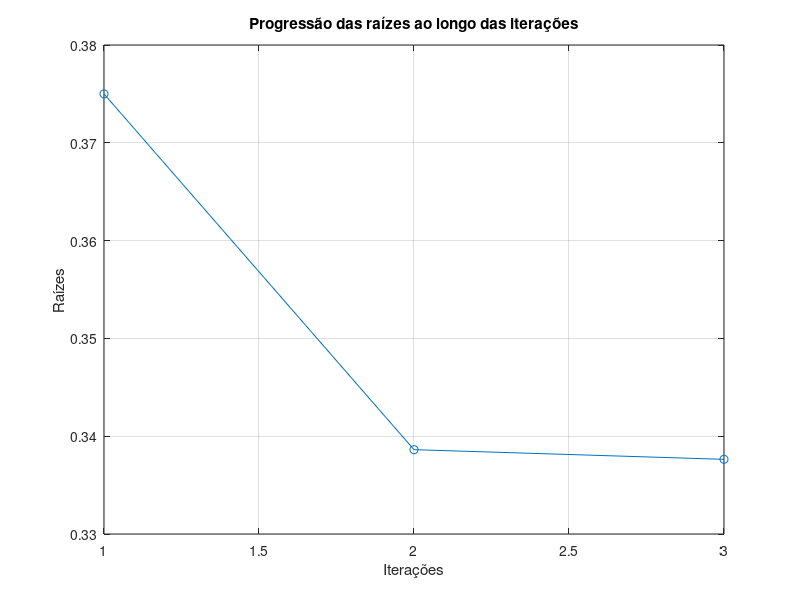

The MATLAB source for this figure:
% DISCENTE: Luis Felipe Cunha Silva
% MATRÍCULA: 22211309
% TEC 217 - MÉTODOS COMPUTACIONAIS 2025.1

% Script que utiliza o método da falsa posição para calcular a raiz aproximada da função
% f(x) = x³ - 9x + 3, no intervalo [0 , 1]


% Inicializando as variáveis principais que serão utilizadas, limite inferior, superior, 
% tolerância de erro, número máximo de iterações e o vetor que armazenará as raízes
% que forem encontradas.
a = 0;
b = 1;
erro = 0.001;
max_iter = 20;
vet_raizes = [];

% Calculando f(a) e f(b) para verificação da mudança de sinal.
fa = a^3 - 9 * a + 3;
fb = b^3 - 9 * b + 3;

if fa * fb > 0
  printf("Erro: Não há mudança de sinal no intervalo fornecido!\n");
  

% Com a verificação do sinal concluída, entramos no algoritmo do método propriamente dito.
else 
  it = 0;
  r_ant = NaN;  % Variável para armazenar a raiz da iteração anterior

  while true
    % Calculo do r, entre a e b.
    r = ((a * fb) - (b * fa)) / (fb - fa);
    fr = r^3 - 9 * r + 3;

    printf("ITERAÇÃO: %d   |   A: %.4f   |   B: %.4f   |   R: %.4f   |   FA: %.4f   |   FB: %.4f   |   FR: %.4f   |   TINTERV: %.4f\n", it, a, b, r, fa, fb, fr, abs(b-a));

    vet_raizes(it + 1) = r;
    
    % Calculando a tolerância e evitando iterações desnecessárias para valores irrisoriamente pequenos.
    if abs(b - a) < erro || (it > 0 && abs(r - r_ant) < erro)
      printf("\nProcesso finalizado, raiz = %.4f\n", r);
      break;
    end

    if it == max_iter
      printf("Número máximo de iterações atingido\n");
      break;
    end

    % Realizando a troca entre os limites e o ponto médio, a depender da mudança de sinal.
    if fa * fr < 0
      b = r;
      fb = fr;
    else
      a = r;
      fa = fr;
    end

    r_ant = r;  
    it = it + 1;
  endwhile
  
% Plotagem do gráfico de progressão das raízes em relação as iterações.
x = 1:length(vet_raizes);
plot(x, vet_raizes, '-o');
title("Progressão das raízes ao longo das iterações");
xlabel("Iterações");
ylabel("Raízes");
grid on;
  
endif
